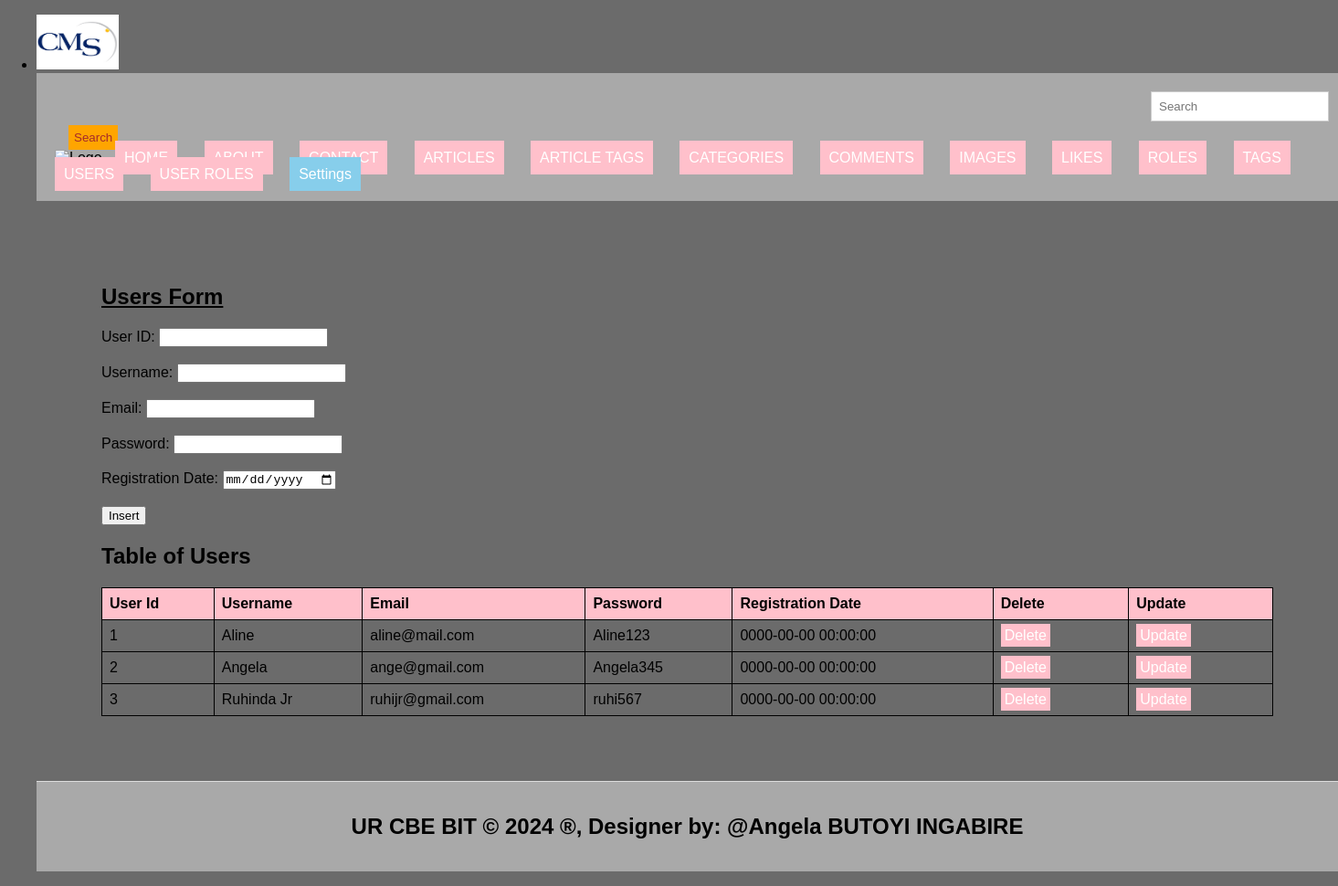
The page /users.php on the database its author committed.
### tables this page shows
CREATE TABLE `users` (
  `user_id` int(11) NOT NULL,
  `username` varchar(255) NOT NULL,
  `email` varchar(255) NOT NULL,
  `password` varchar(255) NOT NULL,
  `registration_date` datetime NOT NULL
);

### users.php (the view, shortened to what this page needs)
<!DOCTYPE html>
<html lang="en">
<head>
  <link rel="stylesheet" type="text/css" href="style.css">
</head>
<ul>
    <li><img src="./Images/logo.jpg" width="90" height="60" alt="Logo"></li>
<body style="background-color: #6B6B6B;">
<header>
  <form class="d-flex" role="search" action="search.php">
    <input class="form-control me-2" type="search" placeholder="Search" aria-label="Search" name="query">
    <button class="btn btn-outline-success" type="submit">Search</button>
  </form>
  <ul style="list-style-type: none; padding: 0;">
    <li style="display: inline; margin-right: 10px;">
    </li>
    <li style="display: inline; margin-right: 10px;"><a href="./home.html">HOME</a></li>
    <li style="display: inline; margin-right: 10px;"><a href="./about.html">ABOUT</a></li>
    <li style="display: inline; margin-right: 10px;"><a href="./contact.html">CONTACT</a></li>
    <li style="display: inline; margin-right: 10px;"><a href="./articles.php">ARTICLES</a></li>
    <li style="display: inline; margin-right: 10px;"><a href="./article_tags.php">ARTICLE TAGS</a></li>
    <li style="display: inline; margin-right: 10px;"><a href="./categories.php">CATEGORIES</a></li>
    <li style="display: inline; margin-right: 10px;"><a href="./comments.php">COMMENTS</a></li>
    <li style="display: inline; margin-right: 10px;"><a href="./images.php">IMAGES</a></li>
    <li style="display: inline; margin-right: 10px;"><a href="./likes.php">LIKES</a></li>
    <li style="display: inline; margin-right: 10px;"><a href="./roles.php">ROLES</a></li>
    <li style="display: inline; margin-right: 10px;"><a href="./tags.php">TAGS</a></li>
    <li style="display: inline; margin-right: 10px;"><a href="./users.php">USERS</a></li>
    <li style="display: inline; margin-right: 10px;"><a href="./user_roles.php">USER ROLES</a></li>
    <li class="dropdown" style="display: inline; margin-right: 10px;">
      <a href="#" style="padding: 10px; color: white; background-color: skyblue; text-decoration: none; margin-right: 15px;">Settings</a>
    </li>
  </ul>
</header>
<section>
  <h1><u>Users Form</u></h1>
  <form method="post" onsubmit="return confirmInsert();">
    <label for="user_id">User ID:</label>
    <input type="number" id="user_id" name="user_id"><br><br>
    <label for="username">Username:</label>
    <input type="text" id="username" name="username" required><br><br>
    <label for="email">Email:</label>
    <input type="email" id="email" name="email" required><br><br>
    <label for="password">Password:</label>
    <input type="password" id="password" name="password" required><br><br>
    <label for="registration_date">Registration Date:</label>
    <input type="date" id="registration_date" name="registration_date" required><br><br>
    <input type="submit" name="add" value="Insert">
  </form>
  <h2>Table of Users</h2>
  <table border="1">
    <tr>
      <th>User Id</th>
      <th>Username</th>
      <th>Email</th>
      <th>Password</th>
      <th>Registration Date</th>
      <th>Delete</th>
      <th>Update</th>
    </tr>
    <?php
    include('database_connection.php');
    $sql = "SELECT * FROM users";
    $result = $connection->query($sql);
    if ($result->num_rows > 0) {
        while ($row = $result->fetch_assoc()) {
            $uid = $row['user_id'];
            echo "<tr>
                  <td>" . $row['user_id'] . "</td>
                  <td>" . $row['username'] . "</td>
                  <td>" . $row['email'] . "</td>
                  <td>" . $row['password'] . "</td>
                  <td>" . $row['registration_date'] . "</td>
                  <td><a style='padding:4px' href='delete_users.php?user_id=$uid'>Delete</a></td>
                  <td><a style='padding:4px' href='update_users.php?user_id=$uid'>Update</a></td>
                </tr>";
        }
    } else {
        echo "<tr><td colspan='7'>No data found</td></tr>";
    }
    ?>
  </table>
</section>
<footer>
  <center>
    <b><h2>UR CBE BIT &copy; 2024 &reg;, Designer by: @Angela BUTOYI INGABIRE</h2></b>
  </center>
</footer>
</body>
</html>

### style.css (style rules this page uses)
body { font-family: Arial, sans-serif; margin: 0; padding: 0; }
.form-control { padding: 8px; margin-left: 4px; border: 1px solid #ccc; }
.btn { padding: 6px; background-color: orange; color: brown; border: none; }
.dropdown { position: relative; display: inline; margin-right: 10px; }
body { font-family: Arial,sans-serif; margin:0; padding:0; }
header { background-color:darkgray; padding: 20px; }
.dropdown { position: right; display:right; direction:rtl; }
section { padding:28px; border-bottom: 1px solid #ddd; }
footer { text-align: center; padding: 15px; background-color:darkgray; }

### users.php (style rules this page uses)
table { width: 100%; border-collapse: collapse; }
th, td { border: 1px solid black; padding: 8px; text-align: left; }
th { background-color: pink; }
a { padding: 10px; color: white; background-color: pink; text-decoration: none; margin-right: 15px; }
button.btn { margin-left: 15px; margin-top: 4px; }
input.form-control { margin-left: 1200px; padding: 8px; }
section { padding: 71px; border-bottom: 1px solid #ddd; }
footer { text-align: center; padding: 15px; background-color: darkgray; }

### rows shown on the page
users: user_id "1", username "Aline", email "aline@mail.com", password "Aline123", registration_date "0000-00-00 00:00:00"
users: user_id "2", username "Angela", email "ange@gmail.com", password "Angela345", registration_date "0000-00-00 00:00:00"
users: user_id "3", username "Ruhinda Jr", email "ruhijr@gmail.com", password "ruhi567", registration_date "0000-00-00 00:00:00"
